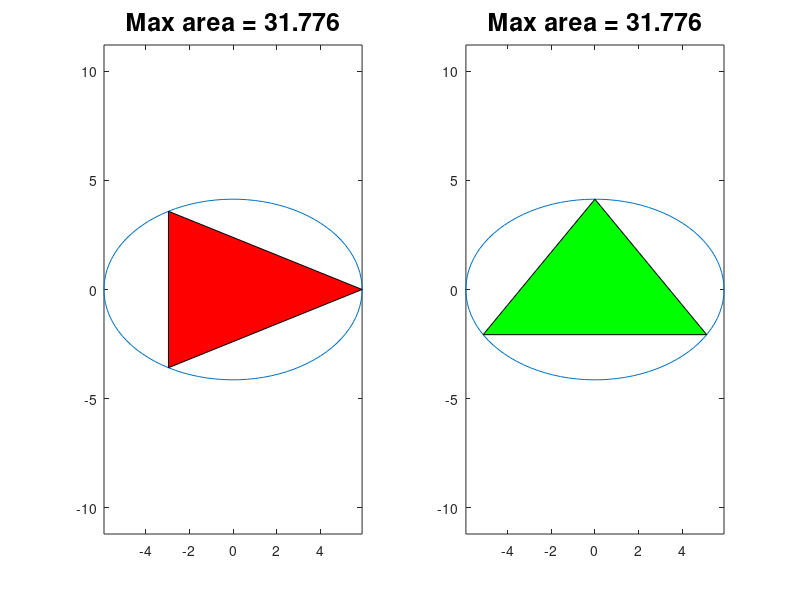

MATLAB code to generate this figure:
function Feb28()

a = 5+2*rand(1);
b = 3+2*rand(1);

close all
% Intuition: The maximizing triangle must have a vertex at
% (a,0) or (-a,0) or (0,b) or (0,-b). Symmetry suggests that
% the maximizing triangle is isosceles.

% Let's choose x so that the triangle with vertices
%  (a,0), (x,b*sqrt(1-(x/a)^2)) and (x,b*sqrt(1-(x/a)^2)) has
% maximal area. The area of that triangle is (a-x)*b*sqrt(1-(x/a)^2).
[x1,Area1] = fminbnd(@(x) MyF1(x,a,b),-a,a);
Area1 = -Area1;
t = linspace(0,2*pi);
subplot(1,2,1)
plot(a*cos(t),b*sin(t));
axis equal
hold on
fill([a x1 x1],[0 b*sqrt(1-(x1/a)^2) -b*sqrt(1-(x1/a)^2) ],'r' )
title(sprintf('Max area = %5.3f',Area1),'fontsize',18)
hold off
shg

subplot(1,2,2)
% Let's choose y so that the triangle with vertices
%  (0,b), (a*sqrt(1-(y/b)^2),y) and (a*sqrt(1-(y/b)^2),y) has
% maximal area. The area of that triangle is (b-y)*a*sqrt(1-(y/b)^2).
[y1,Area2] = fminbnd(@(y) MyF2(y,a,b),-b,b);
Area2 = -Area2;
t = linspace(0,2*pi);
plot(a*cos(t),b*sin(t));
axis equal
hold on
fill([0 a*sqrt(1-(y1/b)^2) -a*sqrt(1-(y1/b)^2) ],[b y1 y1],'g' )
title(sprintf('Max area = %5.3f',Area2),'fontsize',18)
hold off
shg

% The problem has 4 solutions. 

function z = MyF1(x,a,b)
% Negative of the area of the triangle with vertices 
% (a,0), (x,b*sqrt(1-(x/a)^2)) and (x,b*sqrt(1-(x/a)^2)).
z = -(a-x)*b*sqrt(1-(x/a)^2);

function z = MyF2(y,a,b)
% Negative of the area of the triangle with vertices 
% (0,b), (a*sqrt(1-(y/b)^2),y) and (a*sqrt(1-(y/b)^2),y) 
z = -(b-y)*a*sqrt(1-(y/b)^2);